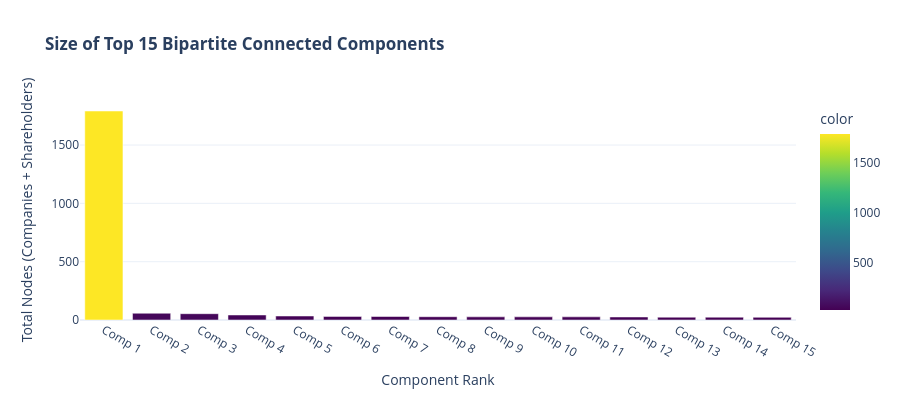

Write notebook code for a chart like this one.
### Markdown cell above
## 7. Bipartite Topology & Robins-Alexander Clustering

Because bipartite graphs contain **no odd-length cycles** (triangles do not exist), standard clustering coefficients return zero.
In 2004, Garry Robins and Malcolm Alexander defined the **Bipartite Clustering Coefficient ($C_4$)**, measuring the closure of **4-cycles**:
$$C_4 = \frac{4 \times (\text{Number of 4-cycles})}{\text{Number of 3-paths}}$$
* **Interpretation**: $C_4$ quantifies the probability that two companies sharing one common investor will also share a second common investor. High $C_4$ indicates dense co-investment syndicates, institutional coalitions, and overlapping corporate control.

### Code cell
# Robins-Alexander Bipartite Clustering
c4_clustering = bipartite.robins_alexander_clustering(B)

# Connected Components in Bipartite Graph
components = sorted(list(nx.connected_components(B)), key=len, reverse=True)
gcc = components[0]
gcc_companies = [n for n in gcc if B.nodes[n]['bipartite'] == 0]
gcc_shareholders = [n for n in gcc if B.nodes[n]['bipartite'] == 1]

print("=== Bipartite Topology & Clustering Metrics ===")
print(f"Robins-Alexander Bipartite Clustering (C_4): {c4_clustering:.4f}")
print(f"Total Bipartite Connected Components:        {len(components):,}")
print(f"Giant Bipartite Component (GCC) Total Nodes: {len(gcc):,} ({len(gcc)/B.number_of_nodes():.1%} of entire network)")
print(f"  • Listed Companies in GCC:                 {len(gcc_companies):,} ({len(gcc_companies)/len(company_nodes):.1%} of all companies)")
print(f"  • Shareholders in GCC:                     {len(gcc_shareholders):,} ({len(gcc_shareholders)/len(shareholder_nodes):.1%} of all shareholders)")

# Plotly component sizes
top_comp_sizes = [len(c) for c in components[:15]]
fig_comps = px.bar(
    x=[f"Comp {i+1}" for i in range(len(top_comp_sizes))],
    y=top_comp_sizes,
    labels={'x': 'Component Rank', 'y': 'Total Nodes (Companies + Shareholders)'},
    title="<b>Size of Top 15 Bipartite Connected Components</b>",
    color=top_comp_sizes,
    color_continuous_scale="Viridis",
    template="plotly_white"
)
fig_comps.update_layout(showlegend=False, height=400)
fig_comps.show()

### Figure 1 — Plotly figure (JSON) as saved in the notebook; plotly's stock layout.template omitted (floating-point values rounded to 4 significant figures)
{"data": [{"hovertemplate": "Component Rank=%{x}<br>Total Nodes (Companies + Shareholders)=%{y}<br>color=%{marker.color}<extra></extra>", "legendgroup": "", "marker": {"color": [1792, 58, 54, 43, 34, 31, 30, 28, 27, 27, 27, 26, 24, 24, 23], "coloraxis": "coloraxis", "pattern": {"shape": ""}}, "name": "", "orientation": "v", "showlegend": false, "textposition": "auto", "type": "bar", "x": ["Comp 1", "Comp 2", "Comp 3", "Comp 4", "Comp 5", "Comp 6", "Comp 7", "Comp 8", "Comp 9", "Comp 10", "Comp 11", "Comp 12", "Comp 13", "Comp 14", "Comp 15"], "xaxis": "x", "y": [1792, 58, 54, 43, 34, 31, 30, 28, 27, 27, 27, 26, 24, 24, 23], "yaxis": "y"}], "layout": {"barmode": "relative", "coloraxis": {"autocolorscale": false, "colorbar": {"title": {"text": "color"}}, "colorscale": [[0.0, "#440154"], [0.1111, "#482878"], [0.2222, "#3e4989"], [0.3333, "#31688e"], [0.4444, "#26828e"], [0.5556, "#1f9e89"], [0.6667, "#35b779"], [0.7778, "#6ece58"], [0.8889, "#b5de2b"], [1.0, "#fde725"]]}, "height": 400, "legend": {"tracegroupgap": 0}, "showlegend": false, "title": {"text": "<b>Size of Top 15 Bipartite Connected Components</b>"}, "xaxis": {"anchor": "y", "domain": [0.0, 1.0], "title": {"text": "Component Rank"}}, "yaxis": {"anchor": "x", "domain": [0.0, 1.0], "title": {"text": "Total Nodes (Companies + Shareholders)"}}}}
